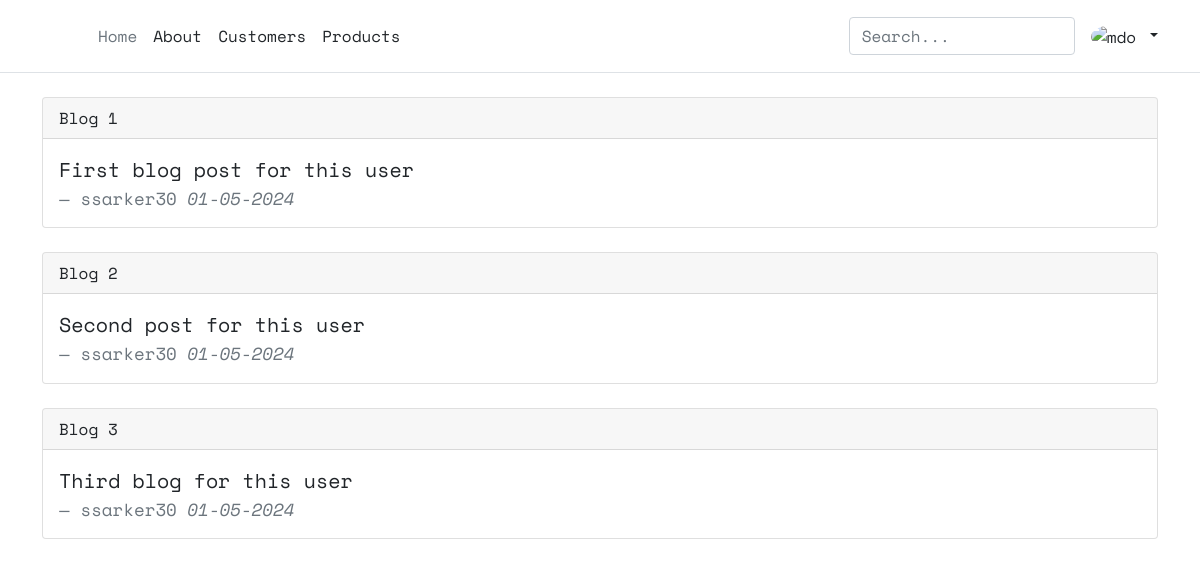
The page / on the database its author committed.
### core/models.py (models this page shows, shortened)
class Post(models.Model):
  title = models.CharField(max_length=100)
  content = models.TextField()
  date_posted = models.DateTimeField(default=timezone.now)
  author = models.ForeignKey(User, on_delete=models.CASCADE)

### core/views.py (the view)
# urls.py: path('', views.home, name='home'),
def home(request):
  context = {
    'posts': Post.objects.all()
  }
  return render(request, 'core/home.html', context)

### core/templates/core/home.html
{% extends "core/base.html" %}
{% block content %}
  {% for post in posts %}
    <div class="card mb-4">
      <div class="card-header">
        {{ post.title }}
      </div>
      <div class="card-body">
        <blockquote class="blockquote mb-0">
          <p>{{ post.content }}</p>
          <footer class="blockquote-footer">{{ post.author }} <cite title="Source Title"> {{ post.date_posted|date:"m-d-Y" }}  </cite></footer>
        </blockquote>
      </div>
    </div>
  {% endfor %}
{% endblock content %}

### core/templates/core/base.html (shortened to what this page needs)
{% load static %}
<!DOCTYPE html>
<html lang="en">
<head>
    <link href="https://cdn.jsdelivr.net/npm/bootstrap@5.0.2/dist/css/bootstrap.min.css" rel="stylesheet">
    <link rel="stylesheet" type="text/css" href="{% static 'core/base.css'%}">
</head>
<body>
    <header class="p-3 mb-4 border-bottom">
        <div class="container">
          <div class="d-flex flex-wrap align-items-center justify-content-center justify-content-lg-start">
            <a href="/" class="d-flex align-items-center mb-2 mb-lg-0 text-dark text-decoration-none">
              <svg class="bi me-2" width="40" height="32" role="img" aria-label="Bootstrap"><use xlink:href="#bootstrap"/></svg>
            </a>
            <ul class="nav col-12 col-lg-auto me-lg-auto mb-2 justify-content-center mb-md-0">
              <li><a href="{% url 'home' %}" class="nav-link px-2 link-secondary">Home</a></li>
              <li><a href="{% url 'about' %}" class="nav-link px-2 link-dark">About</a></li>
              <li><a href="#" class="nav-link px-2 link-dark">Customers</a></li>
              <li><a href="#" class="nav-link px-2 link-dark">Products</a></li>
            </ul>
            <form class="col-12 col-lg-auto mb-3 mb-lg-0 me-lg-3">
              <input type="search" class="form-control" placeholder="Search..." aria-label="Search">
            </form>
            <div class="dropdown text-end">
              <a href="#" class="d-block link-dark text-decoration-none dropdown-toggle" id="dropdownUser1" data-bs-toggle="dropdown" aria-expanded="false">
                <img src="https://github.com/mdo.png" alt="mdo" width="32" height="32" class="rounded-circle">
              </a>
            </div>
          </div>
        </div>
    </header>
    <div class="container">
        {% block content %}{% endblock %}
    </div>
</body>
</html>

### core/static/core/base.css (style rules this page uses)
* { font-family: 'Space Mono', monospace; }
.bi { vertical-align: -.125em; fill: currentColor; }
.dropdown-toggle { outline: 0; }

### rows shown on the page
Post: title "Blog 1", content "First blog post for this user", author "ssarker30", date_posted "01-05-2024"
Post: title "Blog 2", content "Second post for this user", author "ssarker30", date_posted "01-05-2024"
Post: title "Blog 3", content "Third blog for this user", author "ssarker30", date_posted "01-05-2024"
